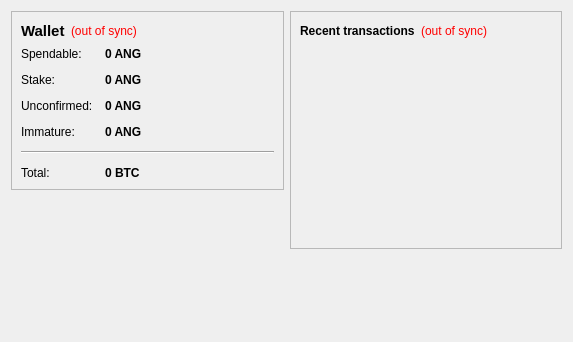
<?xml version="1.0" encoding="UTF-8"?>
<ui version="4.0">
 <class>OverviewPage</class>
 <widget class="QWidget" name="OverviewPage">
  <property name="geometry">
   <rect>
    <x>0</x>
    <y>0</y>
    <width>573</width>
    <height>342</height>
   </rect>
  </property>
  <property name="windowTitle">
   <string>Form</string>
  </property>
  <layout class="QHBoxLayout" name="horizontalLayout" stretch="1,1">
   <item>
    <layout class="QVBoxLayout" name="verticalLayout_2">
     <item>
      <widget class="QFrame" name="frame">
       <property name="frameShape">
        <enum>QFrame::StyledPanel</enum>
       </property>
       <property name="frameShadow">
        <enum>QFrame::Raised</enum>
       </property>
       <layout class="QVBoxLayout" name="verticalLayout_4">
        <item>
         <layout class="QHBoxLayout" name="horizontalLayout_4">
          <item>
           <widget class="QLabel" name="label_5">
            <property name="font">
             <font>
              <pointsize>11</pointsize>
              <weight>75</weight>
              <bold>true</bold>
             </font>
            </property>
            <property name="text">
             <string>Wallet</string>
            </property>
           </widget>
          </item>
          <item>
           <widget class="QLabel" name="labelWalletStatus">
            <property name="toolTip">
             <string>The displayed information may be out of date. Your wallet automatically synchronizes with the AngelCoin network after a connection is established, but this process has not completed yet.</string>
            </property>
            <property name="styleSheet">
             <string notr="true">QLabel { color: red; }</string>
            </property>
            <property name="text">
             <string notr="true">(out of sync)</string>
            </property>
            <property name="alignment">
             <set>Qt::AlignLeading|Qt::AlignLeft|Qt::AlignVCenter</set>
            </property>
           </widget>
          </item>
          <item>
           <spacer name="horizontalSpacer_2">
            <property name="orientation">
             <enum>Qt::Horizontal</enum>
            </property>
            <property name="sizeHint" stdset="0">
             <size>
              <width>40</width>
              <height>20</height>
             </size>
            </property>
           </spacer>
          </item>
         </layout>
        </item>
        <item>
         <layout class="QFormLayout" name="formLayout_2">
          <property name="fieldGrowthPolicy">
           <enum>QFormLayout::AllNonFixedFieldsGrow</enum>
          </property>
          <property name="horizontalSpacing">
           <number>12</number>
          </property>
          <property name="verticalSpacing">
           <number>12</number>
          </property>
          <item row="0" column="0">
           <widget class="QLabel" name="label">
            <property name="text">
             <string>Spendable:</string>
            </property>
           </widget>
          </item>
          <item row="0" column="1">
           <widget class="QLabel" name="labelBalance">
            <property name="font">
             <font>
              <weight>75</weight>
              <bold>true</bold>
             </font>
            </property>
            <property name="cursor">
             <cursorShape>IBeamCursor</cursorShape>
            </property>
            <property name="toolTip">
             <string>Your current spendable balance</string>
            </property>
            <property name="text">
             <string notr="true">0 ANG</string>
            </property>
            <property name="textInteractionFlags">
             <set>Qt::LinksAccessibleByMouse|Qt::TextSelectableByKeyboard|Qt::TextSelectableByMouse</set>
            </property>
           </widget>
          </item>
          <item row="1" column="0">
           <widget class="QLabel" name="label_6">
            <property name="text">
             <string>Stake:</string>
            </property>
           </widget>
          </item>
          <item row="1" column="1">
           <widget class="QLabel" name="labelStake">
            <property name="font">
             <font>
              <weight>75</weight>
              <bold>true</bold>
             </font>
            </property>
            <property name="cursor">
             <cursorShape>IBeamCursor</cursorShape>
            </property>
            <property name="toolTip">
             <string>Total of coins that was staked, and do not yet count toward the current balance</string>
            </property>
            <property name="text">
             <string notr="true">0 ANG</string>
            </property>
            <property name="textInteractionFlags">
             <set>Qt::LinksAccessibleByMouse|Qt::TextSelectableByKeyboard|Qt::TextSelectableByMouse</set>
            </property>
           </widget>
          </item>
          <item row="2" column="0">
           <widget class="QLabel" name="label_3">
            <property name="text">
             <string>Unconfirmed:</string>
            </property>
           </widget>
          </item>
          <item row="2" column="1">
           <widget class="QLabel" name="labelUnconfirmed">
            <property name="font">
             <font>
              <weight>75</weight>
              <bold>true</bold>
             </font>
            </property>
            <property name="cursor">
             <cursorShape>IBeamCursor</cursorShape>
            </property>
            <property name="toolTip">
             <string>Total of transactions that have yet to be confirmed, and do not yet count toward the current balance</string>
            </property>
            <property name="text">
             <string notr="true">0 ANG</string>
            </property>
            <property name="textInteractionFlags">
             <set>Qt::LinksAccessibleByMouse|Qt::TextSelectableByKeyboard|Qt::TextSelectableByMouse</set>
            </property>
           </widget>
          </item>
          <item row="3" column="0">
           <widget class="QLabel" name="labelImmatureText">
            <property name="text">
             <string>Immature:</string>
            </property>
           </widget>
          </item>
          <item row="3" column="1">
           <widget class="QLabel" name="labelImmature">
            <property name="font">
             <font>
              <weight>75</weight>
              <bold>true</bold>
             </font>
            </property>
            <property name="toolTip">
             <string>Mined balance that has not yet matured</string>
            </property>
            <property name="text">
             <string notr="true">0 ANG</string>
            </property>
            <property name="textInteractionFlags">
             <set>Qt::LinksAccessibleByMouse|Qt::TextSelectableByKeyboard|Qt::TextSelectableByMouse</set>
            </property>
           </widget>
          </item>
          <item row="4" column="0" colspan="2">
           <widget class="Line" name="line">
            <property name="orientation">
             <enum>Qt::Horizontal</enum>
            </property>
           </widget>
          </item>
          <item row="5" column="0">
           <widget class="QLabel" name="labelTotalText">
            <property name="text">
             <string>Total:</string>
            </property>
           </widget>
          </item>
          <item row="5" column="1">
           <widget class="QLabel" name="labelTotal">
            <property name="font">
             <font>
              <weight>75</weight>
              <bold>true</bold>
             </font>
            </property>
            <property name="cursor">
             <cursorShape>IBeamCursor</cursorShape>
            </property>
            <property name="toolTip">
             <string>Your current total balance</string>
            </property>
            <property name="text">
             <string notr="true">0 BTC</string>
            </property>
            <property name="textInteractionFlags">
             <set>Qt::LinksAccessibleByMouse|Qt::TextSelectableByKeyboard|Qt::TextSelectableByMouse</set>
            </property>
           </widget>
          </item>
         </layout>
        </item>
       </layout>
      </widget>
     </item>
     <item>
      <spacer name="verticalSpacer_3">
       <property name="orientation">
        <enum>Qt::Vertical</enum>
       </property>
       <property name="sizeHint" stdset="0">
        <size>
         <width>20</width>
         <height>40</height>
        </size>
       </property>
      </spacer>
     </item>
     <item>
      <widget class="QLabel" name="label_2">
       <property name="text">
        <string/>
       </property>
       <property name="pixmap">
        <pixmap resource="../bitcoin.qrc">:/images/backg</pixmap>
       </property>
       <property name="scaledContents">
        <bool>false</bool>
       </property>
       <property name="alignment">
        <set>Qt::AlignCenter</set>
       </property>
      </widget>
     </item>
     <item>
      <spacer name="verticalSpacer">
       <property name="orientation">
        <enum>Qt::Vertical</enum>
       </property>
       <property name="sizeHint" stdset="0">
        <size>
         <width>20</width>
         <height>40</height>
        </size>
       </property>
      </spacer>
     </item>
    </layout>
   </item>
   <item>
    <layout class="QVBoxLayout" name="verticalLayout_3">
     <item>
      <widget class="QFrame" name="frame_2">
       <property name="frameShape">
        <enum>QFrame::StyledPanel</enum>
       </property>
       <property name="frameShadow">
        <enum>QFrame::Raised</enum>
       </property>
       <layout class="QVBoxLayout" name="verticalLayout">
        <item>
         <layout class="QHBoxLayout" name="horizontalLayout_2">
          <item>
           <widget class="QLabel" name="label_4">
            <property name="text">
             <string>&lt;b&gt;Recent transactions&lt;/b&gt;</string>
            </property>
           </widget>
          </item>
          <item>
           <widget class="QLabel" name="labelTransactionsStatus">
            <property name="toolTip">
             <string>The displayed information may be out of date. Your wallet automatically synchronizes with the AngelCoin network after a connection is established, but this process has not completed yet.</string>
            </property>
            <property name="styleSheet">
             <string notr="true">QLabel { color: red; }</string>
            </property>
            <property name="text">
             <string notr="true">(out of sync)</string>
            </property>
            <property name="alignment">
             <set>Qt::AlignRight|Qt::AlignTrailing|Qt::AlignVCenter</set>
            </property>
           </widget>
          </item>
          <item>
           <spacer name="horizontalSpacer">
            <property name="orientation">
             <enum>Qt::Horizontal</enum>
            </property>
            <property name="sizeHint" stdset="0">
             <size>
              <width>40</width>
              <height>20</height>
             </size>
            </property>
           </spacer>
          </item>
         </layout>
        </item>
        <item>
         <widget class="QListView" name="listTransactions">
          <property name="styleSheet">
           <string notr="true">QListView { background: transparent; }</string>
          </property>
          <property name="frameShape">
           <enum>QFrame::NoFrame</enum>
          </property>
          <property name="verticalScrollBarPolicy">
           <enum>Qt::ScrollBarAlwaysOff</enum>
          </property>
          <property name="horizontalScrollBarPolicy">
           <enum>Qt::ScrollBarAlwaysOff</enum>
          </property>
          <property name="selectionMode">
           <enum>QAbstractItemView::NoSelection</enum>
          </property>
         </widget>
        </item>
       </layout>
      </widget>
     </item>
     <item>
      <spacer name="verticalSpacer_2">
       <property name="orientation">
        <enum>Qt::Vertical</enum>
       </property>
       <property name="sizeHint" stdset="0">
        <size>
         <width>20</width>
         <height>40</height>
        </size>
       </property>
      </spacer>
     </item>
    </layout>
   </item>
  </layout>
 </widget>
 <resources>
  <include location="../bitcoin.qrc"/>
 </resources>
 <connections/>
</ui>
